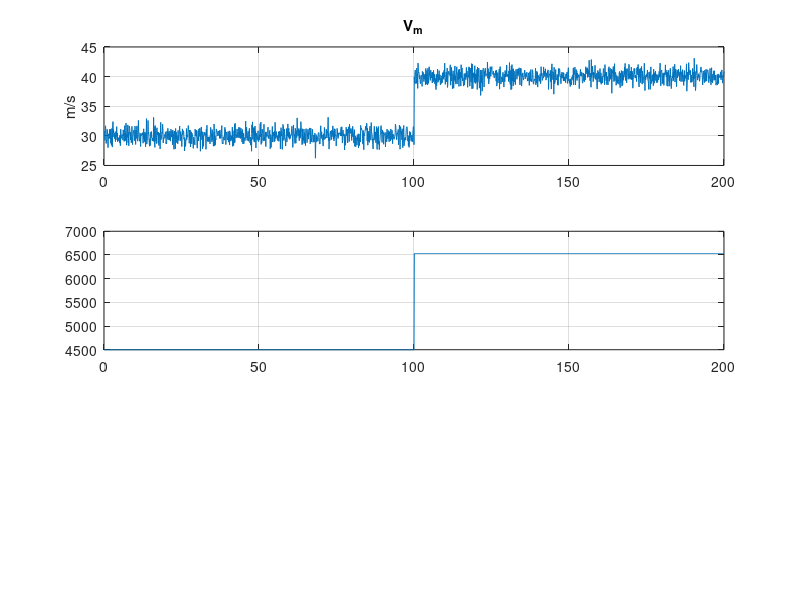

Write MATLAB code to recreate this figure. (Note: this script raises an error after producing the figure.)
%% thrust model simulation

close all;
clear;

%% Create time vectors
dt = 0.1;
time = dt:dt:200;
fault1 = zeros(size(time));
fault1(1501:end) = 1;

deltat = zeros(size(time));
deltat(1:1000) = 0.5;
deltat(1001:end) = 0.7;

thr_r = deltat;

Va_r = zeros(size(time));
Va_r(1:1000) = 30;
Va_r(1001:end) = 40;

Vm = Va_r;
% Vm = Vm.*(1-0.8*fault1); % Insert fault at c3
Vm = Vm + 1*randn(size(time)); % Insert noise

Drag_r = 0.1*Va_r.^2;

n_r = zeros(size(time));
n_r(1:1000) = 0.6;
n_r(1001:end) = 0.7;

P_r = Drag_r.*Va_r./n_r;

k2 = 2;
w = P_r./thr_r/k2;

% hbar = hbar + 20*fault1; % insert fault at c6

thr = zeros(size(time));
P = thr;
n = thr;
Va = thr;
F = thr;
Rc5 = thr;

%% Perform calculations
for i=1:length(time)
    thr(i) = deltat(i);
    if (i>1500)
        thr(i)=0.5;
    end
    Va(i) = Vm(i);
    P(i) = thr(i)*w(i)*k2;
    n(i) = 0.1*(Va(i))^3/w(i)/deltat(i)/k2;
    F(i) = 0.1*(Va(i))^2;
    Rc5(i) = F(i)*Va(i)-P(i)*n(i);
end

%% Plot results

% Measurements
figure();
subplot(3,1,1);
plot(time,Vm);
grid on
title V_m
ylabel m/s

subplot(3,1,2);
plot(time,w);
grid on
title \omega
ylabel rad/s

subplot(3,1,3);
plot(time,deltat);
grid on
title 'throttle setting'
ylabel percent

% Calculated variables

figure();

subplot(5,1,1);
plot(time,Va);
grid on
title V_a
ylabel m/s

subplot(5,1,2);
plot(time,thr);
grid on
title 'manifold position'
ylabel percent

subplot(5,1,3);
plot(time,P);
grid on
title 'engine power'
ylabel Watt

subplot(5,1,4);
plot(time,n);
grid on
title 'propeller efficiency'
ylabel units

subplot(5,1,5);
plot(time,F);
grid on
title Thrust
ylabel N

% Residuals
figure();
subplot(1,1,1);
plot(time,Rc5);
hold on;
grid on;
title Rc5
ylabel Watts